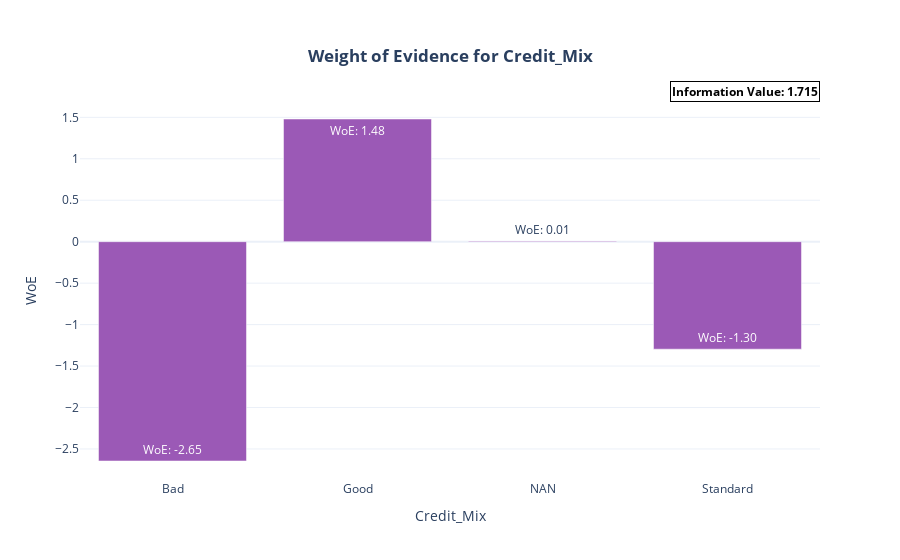

Write notebook code for a chart like this one.
### Markdown cell above
We can also focus on the Weight of Evidence or the Jensen-Shannon metrics.

### Code cell
fig = plot_woe(
    df=transformed_df_binned, feature="Credit_Mix", target_var=target, cat_ref="Good"
)
fig.show()

### Figure 1 — Plotly figure (JSON) as saved in the notebook; plotly's stock layout.template omitted (floating-point values rounded to 4 significant figures)
{"data": [{"hoverinfo": "text", "hovertext": ["Category: Bad<br>WoE: -2.65", "Category: Good<br>WoE: 1.48", "Category: NAN<br>WoE: 0.01", "Category: Standard<br>WoE: -1.30"], "marker": {"color": "#9B59B6"}, "text": ["<br>WoE: -2.65", "<br>WoE: 1.48", "<br>WoE: 0.01", "<br>WoE: -1.30"], "type": "bar", "x": ["Bad", "Good", "NAN", "Standard"], "y": [-2.645, 1.48, 0.007296, -1.297]}], "layout": {"annotations": [{"align": "right", "bordercolor": "black", "borderwidth": 1, "font": {"color": "black", "size": 12}, "showarrow": false, "text": "<b>Information Value: 1.715", "x": 1, "xref": "paper", "y": 1.05, "yref": "paper"}], "hovermode": "closest", "title": {"text": "<b>Weight of Evidence for Credit_Mix", "x": 0.5, "xanchor": "center", "yanchor": "top"}, "xaxis": {"title": {"text": "Credit_Mix"}}, "yaxis": {"title": {"text": "WoE"}}}}
